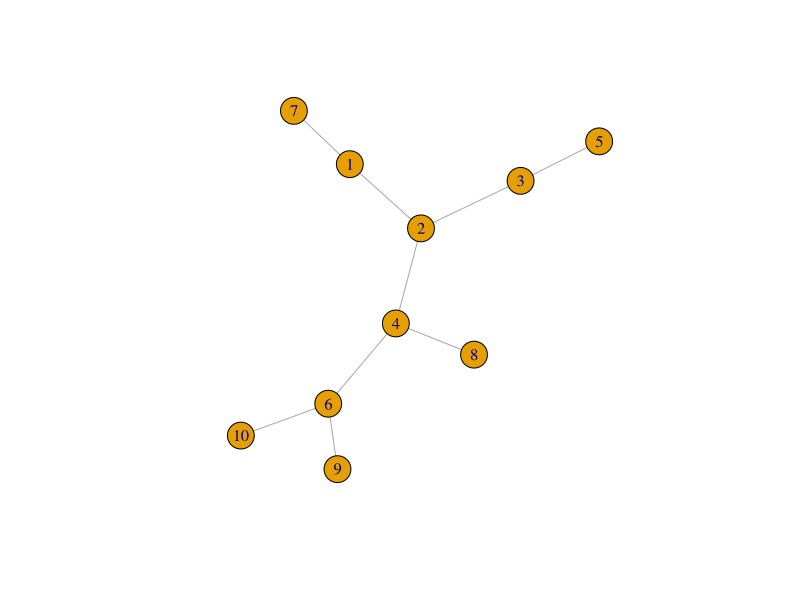
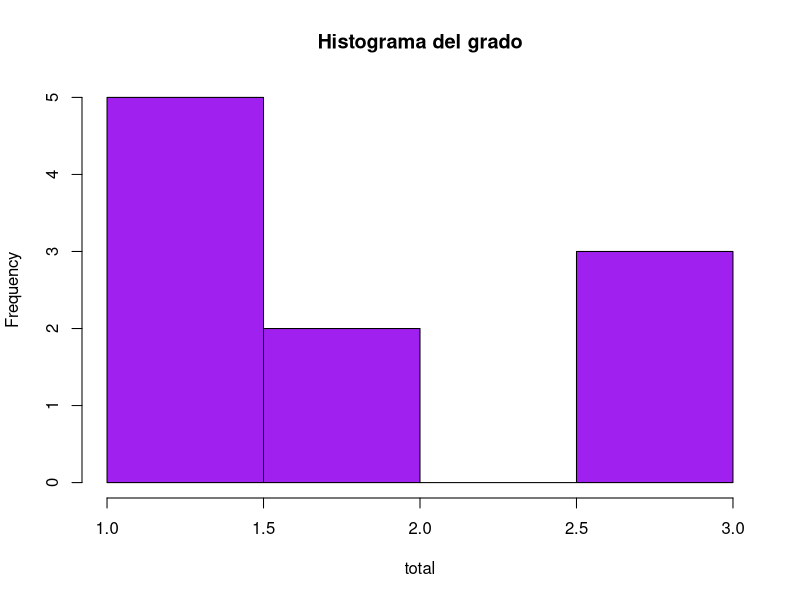
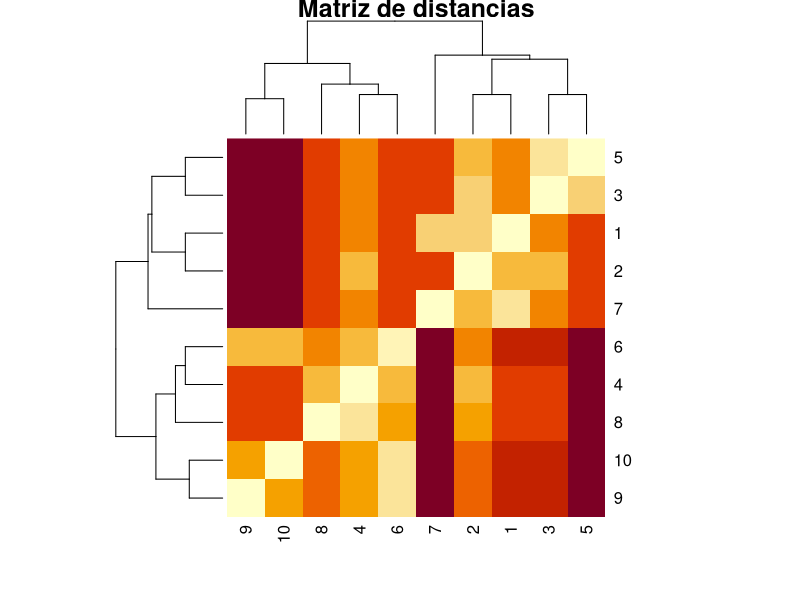
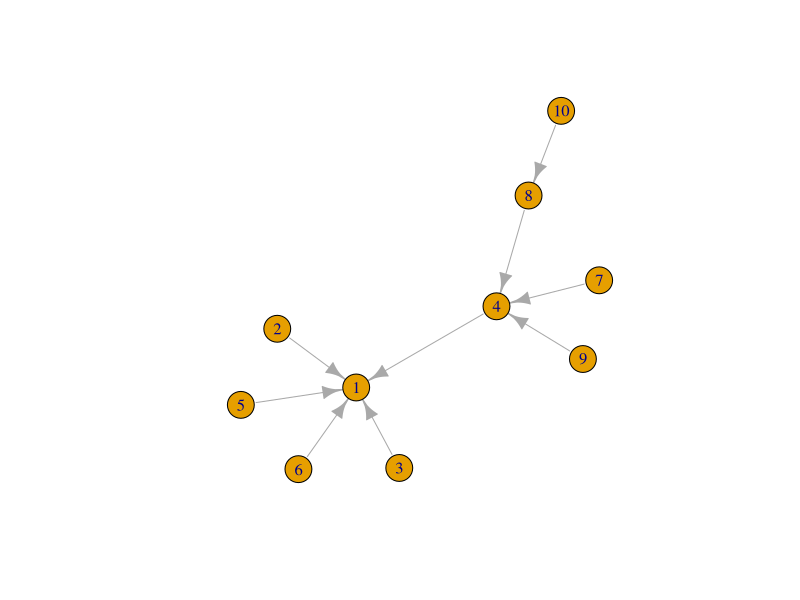
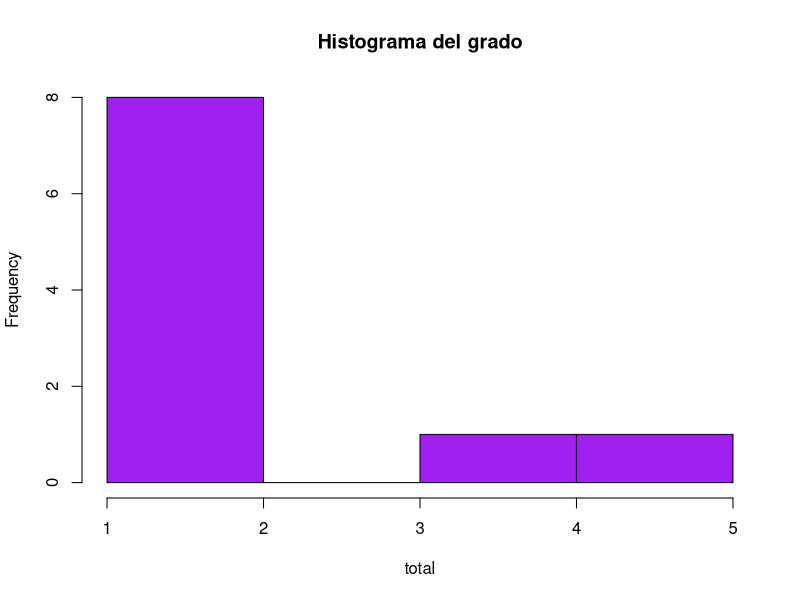
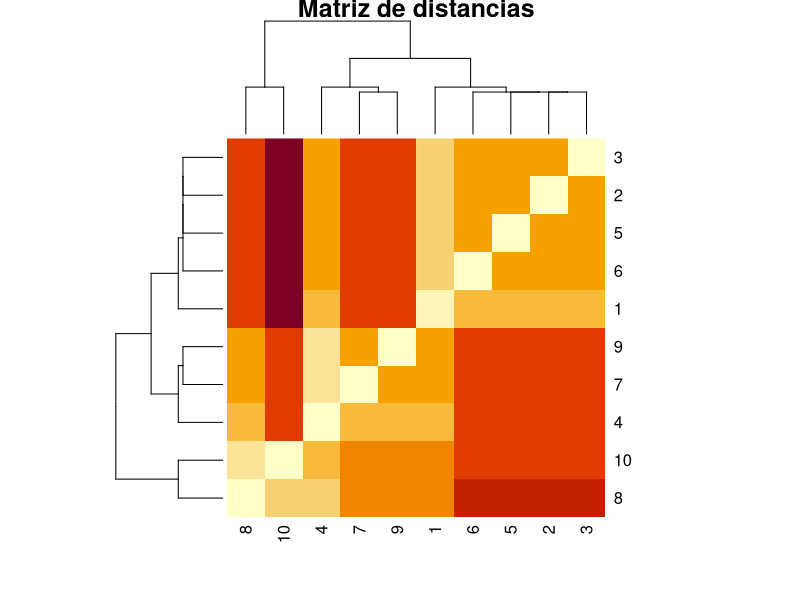
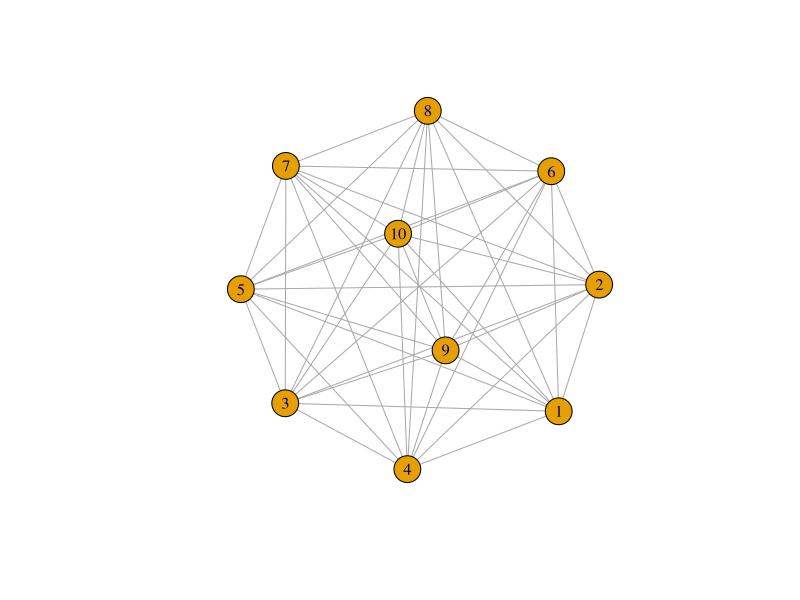
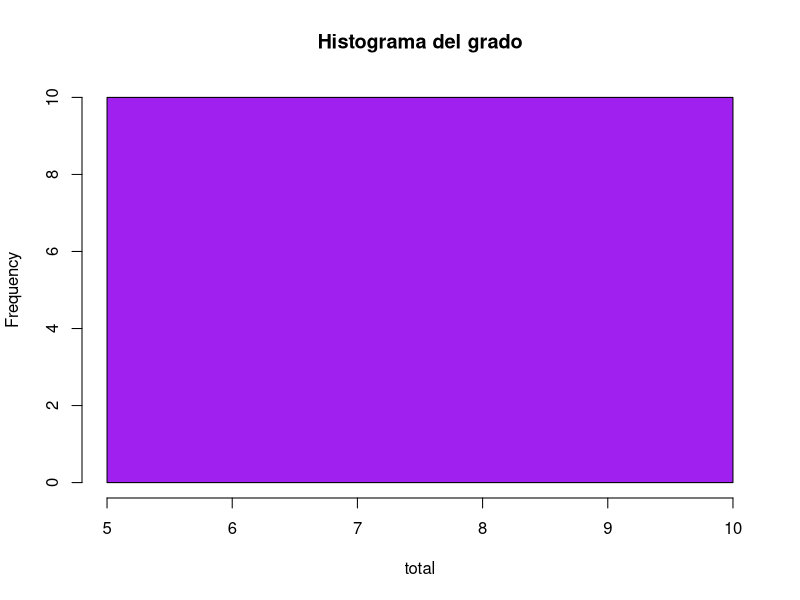

The R script that drew these images, in order:
###PREGUNTAS###
library(igraph)

calculo_total <- function(grafo){
#Número de conexiones
  ecount(grafo)->conexiones
  print(conexiones)
  cat("#conexiones:", conexiones, "\n")
#Número de nodos
  vcount(grafo)->nodos
  print(nodos)
  cat("#nodos:", nodos, "\n")
  
  #Degree
degree(grafo, mode = "total")->total
print(total)
cat("#degree:", total, "\n")

#Average degree
ava_degree <- total/nodos
print(ava_degree)
cat("degreeavarage:", ava_degree, "\n")
#Degree distribution
  hist(total, col="purple", main="Histograma del grado")
#Density
densi <- conexiones/(nodos * (nodos-1))
print(densi)
cat("densidad:", densi, "\n")
#Adjacency matrix
adj_mat <- as.matrix(as_adjacency_matrix(grafo))
View(adj_mat)
#Matriz de distancia
distances(grafo)
dist_matrix <- distances(grafo)
heatmap(dist_matrix, main="Matriz de distancias")

#Diámetro
diameter(grafo)->diametro
print(diametro)
cat("diametro:", diametro, "\n")
#Coeficiente de clusterización
transitivity(grafo, type = "local")->cluster_1
print(cluster_1)
cat("cluster local:", cluster_1, "\n")
}

###RED 1
red1 <- make_graph(edges = c(6,10, 6,9, 6,4, 4,8, 4,2, 2,1, 2,3, 3,5, 1,7), directed = FALSE)
plot(red1)
calculo_total(red1)

###RED 2
red2 <- make_graph(edges = c(5,1, 2,1,3,1,6,1, 4,1, 7,4, 9,4,8,4,10,8), directed = TRUE)
plot(red2)
calculo_total(red2)

###RED 3
red3 <- make_full_graph(10, directed = FALSE)
plot(red3)
calculo_total(red3)

###RED 4
red4 <- make_graph(edges=c(1,7, 1,8, 2,5, 2,10, 3,6, 3,9, 4,2, 4,10, 5,1, 5,7,
                                    6,1, 6,10, 7,8, 8,6, 9,1, 9,4, 10,3, 10,6), directed = TRUE)
plot(red4)
calculo_total(red4)
###RED 5
red5 <- make_graph(edges = c(2,7,5,7,3,7,3,1, 7,1,7,8,8,6,8,10,8,9,1,10,10,4,9,10,6,4), directed = FALSE)
plot(red5)
calculo_total(red5)

###REd 6
red6 <- make_graph(edges = c(4,9,4,8,2,4,2,5,5,10,1,2,1,3,3,7,3,6), 
                   directed = TRUE)
plot(red6)
calculo_total(red6)
